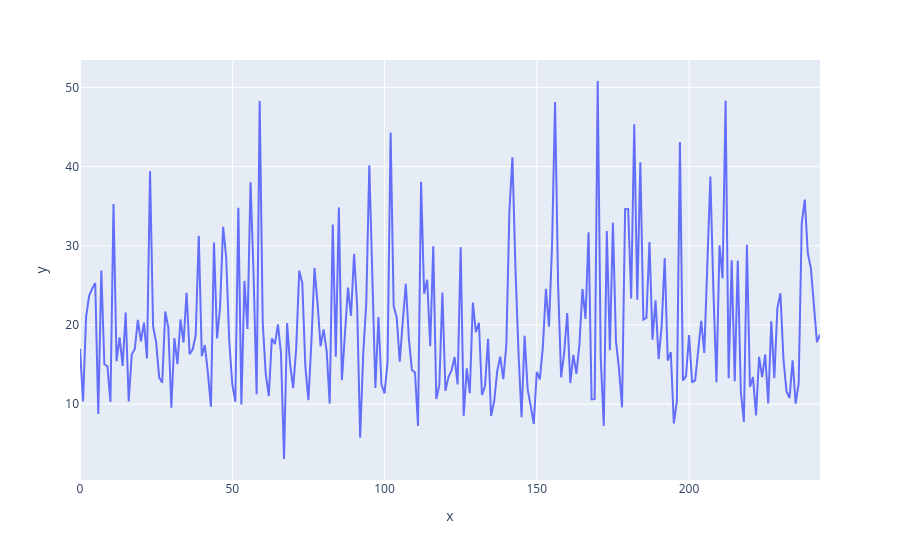

The cell this chart's notebook holds for it:
### Code cell
import plotly.express as px

fig = px.line(y=tips['total_bill'])
fig.show()

### Figure 1 — Plotly figure (JSON) as saved in the notebook; plotly's stock layout.template omitted (floating-point values rounded to 4 significant figures; data arrays with more than 128 entries replaced by an {"elided": "..."} marker saying what was removed)
{"data": [{"hovertemplate": "x=%{x}<br>y=%{y}<extra></extra>", "legendgroup": "", "line": {"color": "#636efa", "dash": "solid"}, "marker": {"symbol": "circle"}, "mode": "lines", "name": "", "orientation": "v", "showlegend": false, "x": {"elided": "244 int values"}, "xaxis": "x", "y": {"elided": "244 float values"}, "yaxis": "y", "type": "scatter"}], "layout": {"xaxis": {"anchor": "y", "domain": [0, 1], "title": {"text": "x"}}, "yaxis": {"anchor": "x", "domain": [0, 1], "title": {"text": "y"}}, "legend": {"tracegroupgap": 0}, "margin": {"t": 60}}}
